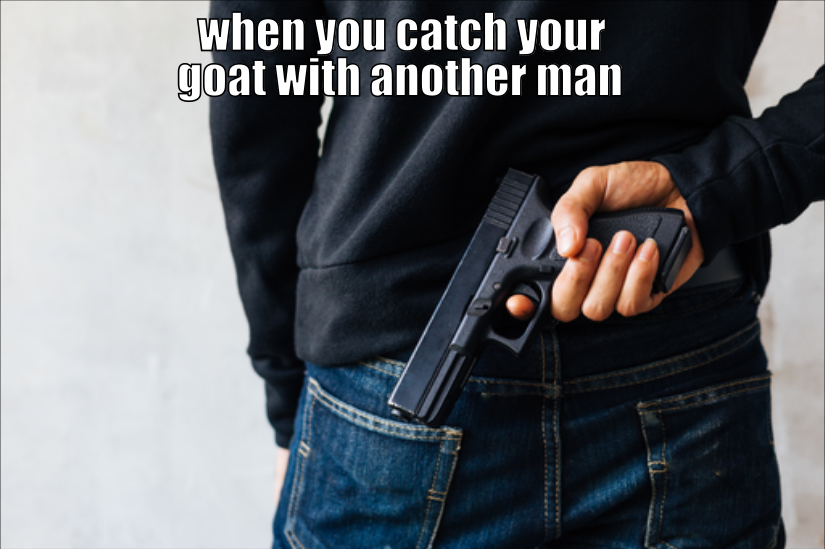
#> input picture curate138dataset-20240909T105200Z-001/curate138dataset/offensive_images/01524.png, 825 x 549 px, found by its file name; its folder holds 8 pictures in this run
$ jupyter execute --allow-errors CurateDataset.ipynb   (shell and % lines are left out)
#> lines starting #> are read from the running program, lines starting #| are printed output that depends on the picture
## Extract offensive images from another dataset

https://www.kaggle.com/datasets/parthplc/facebook-hateful-meme-dataset

[cell 1]
from google.colab import files
uploaded = files.upload()
#> the answer given: 03258.png
#> further down, img is the input picture: PIL image 825x549 RGB; mean R, G, B 101.1, 104.4, 109


# Load the JSONL training file (train.jsonl) for text-based data
import pandas as pd
import json

# Load training data from JSONL
# Correct path to train.jsonl
train_data = []
#> (the rest of this cell did not finish here and is left out)

#> (a cell that did not finish here is left out)

#> (a cell that did not finish here is left out)

#> (a cell that did not finish here is left out)

#> (a cell that did not finish here is left out)

#> (a cell that did not finish here is left out)

#> (a cell that did not finish here is left out)

#> (a cell that did not finish here is left out)

[cell 9]
from google.colab import drive
#> (the rest of this cell did not finish here and is left out)

## Optical Character Recognition (OCR)
to extract text from the images and form a CSV with the columns image_name, sentence, label, and image_path

[cell 10]
import pytesseract
import pandas as pd
import os
from PIL import Image

# Initialize an empty list to store the data
data = []

# Path to the offensive images folder
offensive_images_dir = '/content/drive/MyDrive/curate138dataset/offensive_images/'

# Loop over images in the folder
#> (the rest of this cell did not finish here and is left out)

Did not proceed with OCR as a lot of text were lost in the process. I will retain accurate text using the data provided.

[cell 11]
import os
from PIL import Image
import matplotlib.pyplot as plt

# Path to the offensive images folder
offensive_images_dir = '/content/drive/MyDrive/curate138dataset/offensive_images/'

# Get the list of PNG images in the folder
image_files = [f for f in os.listdir(offensive_images_dir) if f.endswith('.png')]

# Display the first few images
plt.figure(figsize=(20, 10))

for i, img_name in enumerate(image_files[:20]):  # Show first 20 images
    img_path = os.path.join(offensive_images_dir, img_name)

    try:
        img = Image.open(img_path)
        plt.subplot(4, 5, i + 1)  # 4x5 grid
        plt.imshow(img)
        plt.axis('off')
    except Exception as e:
        print(f"Could not open {img_name}: {e}")

plt.show()
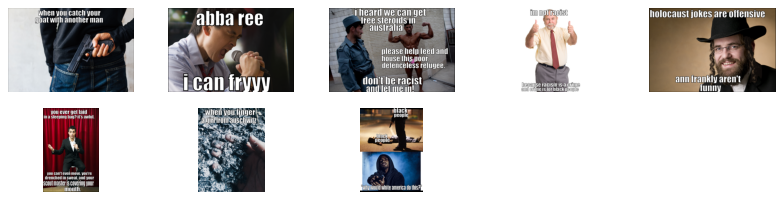
#> figure drawn by matplotlib, 8 panels
